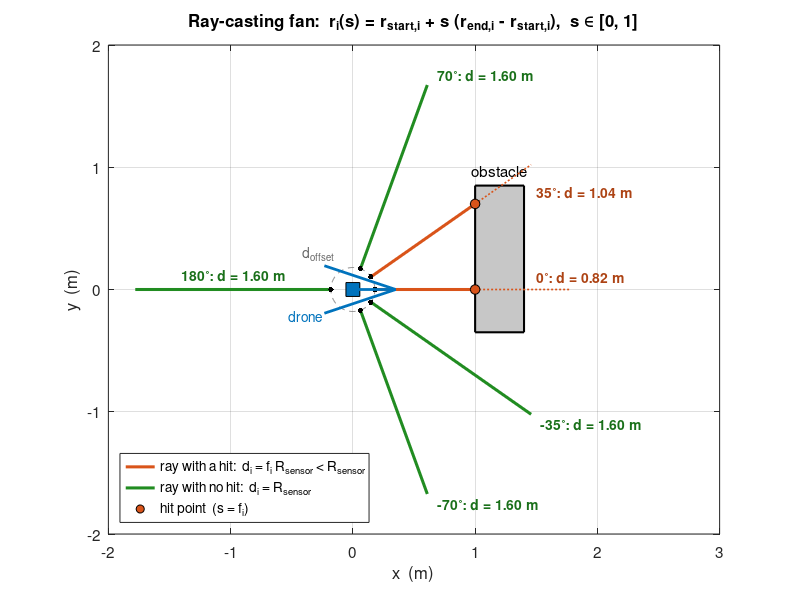

This chart was generated by the following MATLAB code:
% plot_7_2_ray_casting.m
% Section 7.2 - Ray parametrisation and distance extraction
%     r_i(s) = r_start,i + s (r_end,i - r_start,i),   s in [0, 1]
%     d_i    = R_sensor            if the ray hits nothing
%            = f_i * R_sensor      if it hits at fraction f_i
% Top-down view of the 6-beam FSM fan meeting one rectangular obstacle.

p      = [0 0];                              % drone position (x, y); heading = +x
angles = [0 35 -35 70 -70 180];              % FSM beam bearings (deg), relative to heading
dOff   = 0.18;                               % ray start offset d_offset (m)
Rs     = 1.60;                               % maximum sensor range R_sensor (m)
obs    = [1.0 1.4 -0.35 0.85];               % obstacle [xmin xmax ymin ymax] (m)

u      = [cosd(angles(:)), sind(angles(:))]; % unit direction of every beam
rStart = p + dOff * u;                       % r_start,i
rEnd   = rStart + Rs * u;                    % r_end,i
n      = numel(angles);
f      = ones(n, 1);                         % hit fraction (1 = no hit)
hit    = false(n, 1);
lo     = obs([1 3]);  hi = obs([2 4]);

for k = 1:n                                  % slab test of each ray against the box
    D = rEnd(k,:) - rStart(k,:);
    tNear = 0;  tFar = 1;  ok = true;
    for a = 1:2
        if abs(D(a)) < 1e-12
            if rStart(k,a) < lo(a) || rStart(k,a) > hi(a), ok = false; end
        else
            t1 = (lo(a) - rStart(k,a)) / D(a);
            t2 = (hi(a) - rStart(k,a)) / D(a);
            tNear = max(tNear, min(t1, t2));
            tFar  = min(tFar,  max(t1, t2));
        end
    end
    if ok && tNear <= tFar, f(k) = tNear; hit(k) = true; end
end
d = f * Rs;                                  % measured distances d_i
fprintf('Beam %+4d deg : d = %.2f m\n', [angles(:), d]');

blue = [0.00 0.45 0.74];  orange = [0.85 0.33 0.10];  green = [0.13 0.55 0.13];

fig = figure('Color', 'w', 'Position', [100 100 900 560]);
try, theme(fig, 'light'); catch, end   % force light colours (R2025a+ follows the OS dark mode)
hold on; grid on; box on;
fill(obs([1 2 2 1]), obs([3 3 4 4]), [0.78 0.78 0.78], 'EdgeColor', 'k', 'LineWidth', 1.5);
text(1.2, 0.97, 'obstacle', 'HorizontalAlignment', 'center', 'FontSize', 11);
th = linspace(0, 2*pi, 200);
plot(dOff*cos(th), dOff*sin(th), '--', 'Color', [0.5 0.5 0.5]);        % start-offset ring

for k = 1:n
    pHit = rStart(k,:) + f(k) * (rEnd(k,:) - rStart(k,:));
    if hit(k), c = orange; else, c = green; end
    plot([rStart(k,1) pHit(1)], [rStart(k,2) pHit(2)], '-', 'Color', c, 'LineWidth', 2.2);
    if hit(k)
        plot([pHit(1) rEnd(k,1)], [pHit(2) rEnd(k,2)], ':', 'Color', c, 'LineWidth', 1.2);
        plot(pHit(1), pHit(2), 'o', 'MarkerFaceColor', c, 'MarkerEdgeColor', 'k', 'MarkerSize', 7);
    end
    plot(rStart(k,1), rStart(k,2), '.', 'Color', 'k', 'MarkerSize', 12);
    if hit(k)                                              % label to the right of the obstacle
        lab = [obs(2) + 0.10, pHit(2) + 0.10];  al = 'left';
    elseif abs(u(k,2)) < 1e-9                              % rear beam: label above its middle
        lab = (rStart(k,:) + rEnd(k,:)) / 2 + [0 0.12];  al = 'center';
    else                                                   % label beyond the ray tip
        lab = rEnd(k,:) + 0.08 * sign(u(k,:));  al = 'left';
    end
    text(lab(1), lab(2), sprintf('%d^{\\circ}: d = %.2f m', angles(k), d(k)), 'FontSize', 10, ...
         'Color', c * 0.8, 'FontWeight', 'bold', ...
         'HorizontalAlignment', al, 'VerticalAlignment', 'middle');
end

plot(0, 0, 's', 'MarkerFaceColor', blue, 'MarkerEdgeColor', 'k', 'MarkerSize', 10);
quiver(0, 0, 0.35, 0, 'AutoScale', 'off', 'Color', blue, 'LineWidth', 2, 'MaxHeadSize', 1);
text(-0.25, -0.22, 'drone', 'HorizontalAlignment', 'right', 'FontSize', 10, 'Color', blue);
text(-0.15, 0.30, 'd_{offset}', 'HorizontalAlignment', 'right', 'FontSize', 10, 'Color', [0.4 0.4 0.4]);

hh(1) = plot(NaN, NaN, '-', 'Color', orange, 'LineWidth', 2.2);
hh(2) = plot(NaN, NaN, '-', 'Color', green,  'LineWidth', 2.2);
hh(3) = plot(NaN, NaN, 'o', 'MarkerFaceColor', orange, 'MarkerEdgeColor', 'k');
legend(hh, {'ray with a hit:  d_i = f_i R_{sensor} < R_{sensor}', ...
            'ray with no hit:  d_i = R_{sensor}', 'hit point  (s = f_i)'}, 'Location', 'southwest');
axis equal; xlim([-2.0 3.0]); ylim([-2.0 2.0]);
xlabel('x  (m)'); ylabel('y  (m)');
title('Ray-casting fan:  r_i(s) = r_{start,i} + s (r_{end,i} - r_{start,i}),  s \in [0, 1]');
set(gca, 'FontSize', 11);

outDir = fullfile(fileparts(mfilename('fullpath')), '..', '..', 'assets', 'section7');
if ~exist(outDir, 'dir'), mkdir(outDir); end
exportgraphics(fig, fullfile(outDir, 'fig_7_2_ray_casting.png'), 'Resolution', 200);
